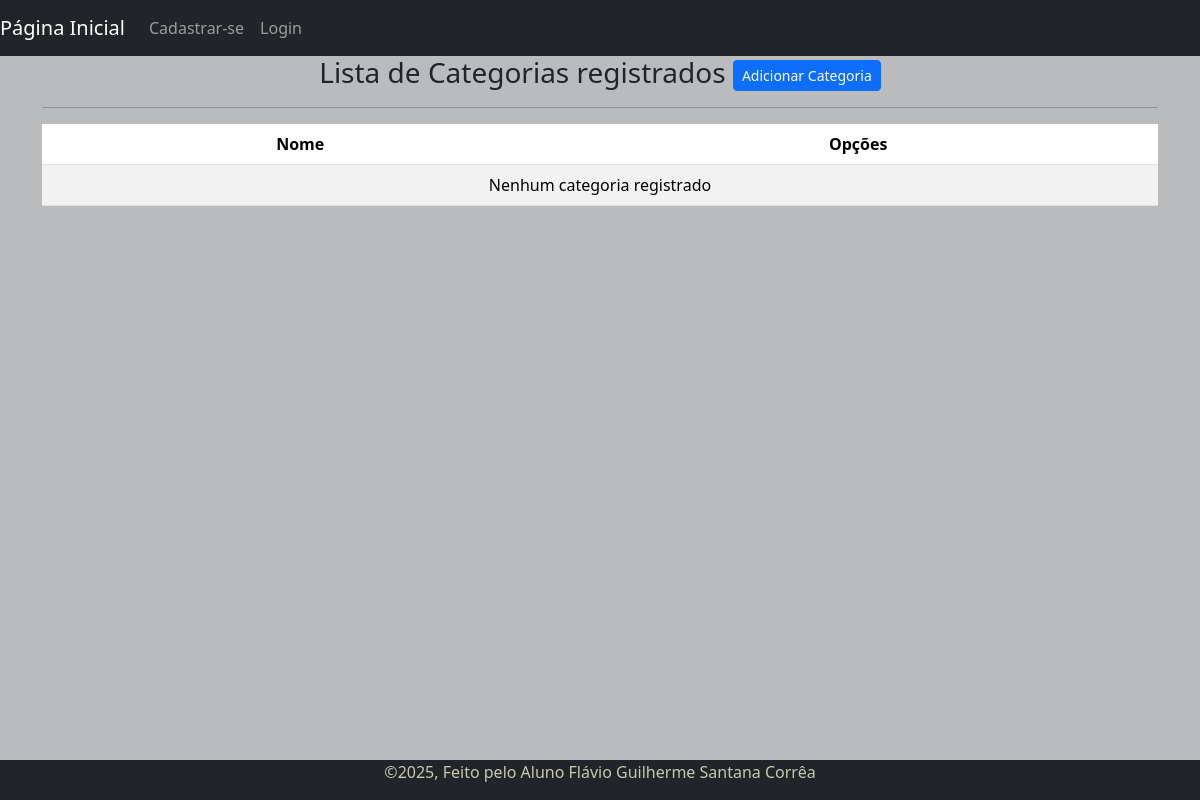
/listar/categoria/, run on an earlier commit of the app's database.
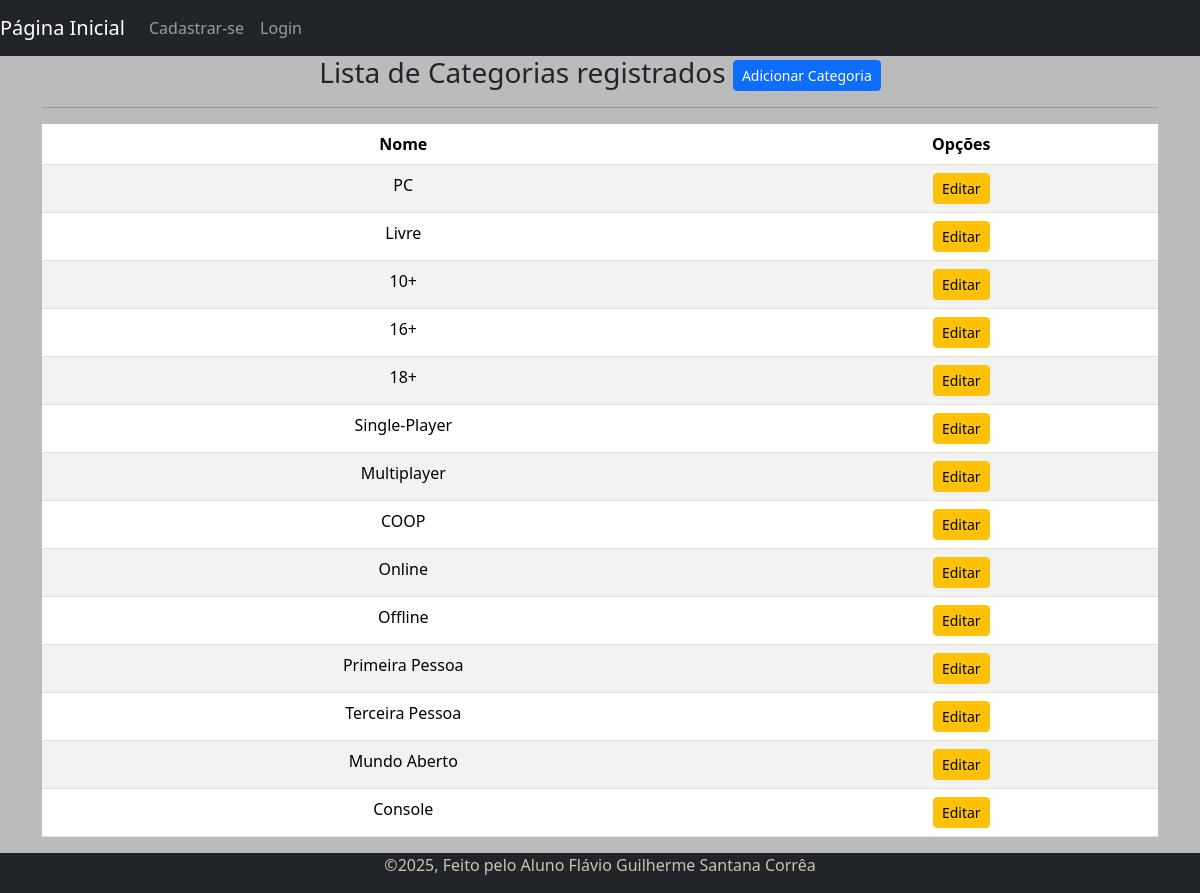
And on a later commit of the database.
### cadastros/models.py (models this page shows, shortened)
class Categoria(models.Model):
    nome = models.CharField(max_length=50, unique=True)

### cadastros/views.py (the view)
# urls.py: path('listar/categoria/',CategoriaList.as_view(),name='listar-categoria'),
class CategoriaList(ListView):
    model = Categoria
    template_name = 'cadastros/listas/categoria.html'

### cadastros/templates/cadastros/listas/categoria.html (shortened to what this page needs)
{% extends 'paginas/base.html' %} {% load static %}
{% block titulo %} Lista de Categorias {% endblock %} {% block conteudo %}
<h3>Lista de Categorias registrados
  <a href="{% url 'cadastrar-categoria' %}" class="btn btn-primary btn-sm float end">Adicionar Categoria</a>
</h3>
<hr>
<form method="POST" action="">
  <div class="table-responsive">
    <table class="table table-striped" id="tabela-listar">
      <thead>
        <tr>
          <th>Nome</th>
          <th>Opções</th>
        </tr>
      </thead>
      <tbody>
        {% for categoria in object_list %}
        <tr>
          <td>{{categoria.nome}}</td>
          <td><a href="{% url 'editar-categoria' categoria.pk %}" class="btn btn-warning btn-sm"
              title="Editar">Editar</a>
          </td>
        </tr>
        {% empty %}
        <tr>
          <td colspan="7">Nenhum categoria registrado</td>
        </tr>
        {% endfor %}
      </tbody>
    </table>
  </div>
</form>
{% endblock %}

### paginas/templates/paginas/base.html (shortened to what this page needs)
{% load static %}
<!DOCTYPE html>
<html lang="pt-br">
<head>
  <link href="https://cdn.jsdelivr.net/npm/bootstrap@5.3.3/dist/css/bootstrap.min.css" rel="stylesheet" />
  <link href="https://cdn.datatables.net/v/bs5/dt-2.2.2/datatables.min.css" rel="stylesheet">
  <link rel="stylesheet" href="{% static 'css/style.css' %}" />
</head>
<body>
  <div>
    <nav class="navbar navbar-expand-lg navbar-dark bg-dark">
      <a class="navbar-brand" href="{% url 'inicio' %}">Página Inicial</a>
      <div class="collapse navbar-collapse" id="navbarSupportedContent">
        <ul class="navbar-nav me-auto">
          {% if request.user.is_authenticated %}
          <li>
            <a href="{% url 'atualizar-dados' %}" class="nav-link">Meus Dados</a>
          </li>
          {% else %}
          <li class="nav-item">
            <a class="nav-link" href="{% url 'registrar' %}">Cadastrar-se</a>
          </li>
          {% endif %}
          {% if request.user.is_authenticated %}
          <li class="nav-item dropdown" id="dropdownLogin">
            <a href="#" class="nav-link dropdown-toggle" role="button" data-bs-toggle="dropdown"
              aria-expanded="false">Usuário: {{ user }}</a>
            <ul class="dropdown-menu" id="itensLogin">
              <li>
                <form action="{% url 'logout' %}" method="post">
                  {% csrf_token %}
                  <button type="submit" class="btn dropdown-item">Sair</button>
                </form>
              </li>
            </ul>
          </li>
          {% else %}
          <li class="nav-item"><a class="nav-link" href="{% url 'login' %}">Login</a></li>
          {% endif %}
        </ul>
      </div>
    </nav>
  </div>
  {% block tagsdiv %}
  <div class="container text-center">
    {% endblock %}
    {% block conteudo %}
    {% endblock %}
  </div>
  <footer class="footer">
    <div class="container">
      <p>&copy;2025, Feito pelo Aluno Flávio Guilherme Santana Corrêa</p>
    </div>
  </footer>
</body>
</html>

### static/css/style.css (style rules this page uses)
body { display: flex; flex-direction: column; min-height: 100vh; background-color: #babbbd; color: #212529; margin: 0; font-family: 'Segoe UI', Tahoma, Verdana, sans-serif; font-size: 16px; }
.container { flex: 1; }
footer { color: #c7c8ae; background-color: #212529; text-align: center; }

What changed in the data, as far as the page shows it:
added Categoria: nome "PC"
added Categoria: nome "Livre"
added Categoria: nome "10+"
added Categoria: nome "16+"
added Categoria: nome "18+"
added Categoria: nome "Single-Player"
added Categoria: nome "Multiplayer"
added Categoria: nome "COOP"
added Categoria: nome "Online"
added Categoria: nome "Offline"
added Categoria: nome "Primeira Pessoa"
added Categoria: nome "Terceira Pessoa"
added Categoria: nome "Mundo Aberto"
added Categoria: nome "Console"
Also different on the page:
text no longer shown: "Nenhum categoria registrado"
